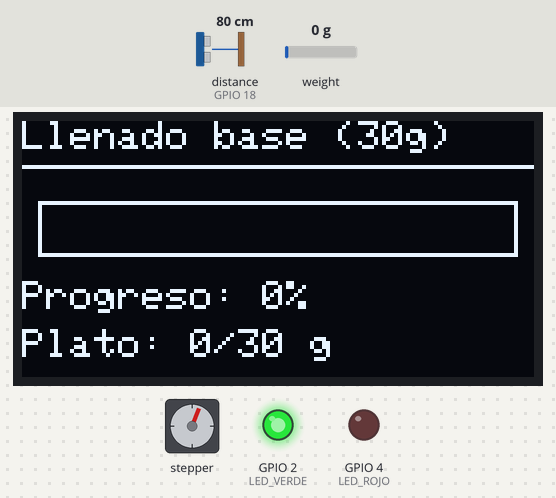
The sketch below on a simulated ESP32. Shown: 128×64 one-colour display, stepper motor, output pins drawn as LEDs (lit = HIGH). Wiring (inferred from the names in the program): ultrasonic range finder: trigger GPIO 5; echo GPIO 18. Inputs (shaded band) come from the test bench; at power-on: weight on the scale 0 g, distance to the obstacle (sensor on GPIO 18) 80 cm. The echo pulse lasts 58.3 µs per cm; stepper angles assume 2048 steps per turn; pins used as bus, display or sensor lines are not drawn; what the sketch prints to the serial monitor is not drawn.

Above: at 4.9 s.
5.0 s: weight on the scale set to 28 g
At 6.02 s:
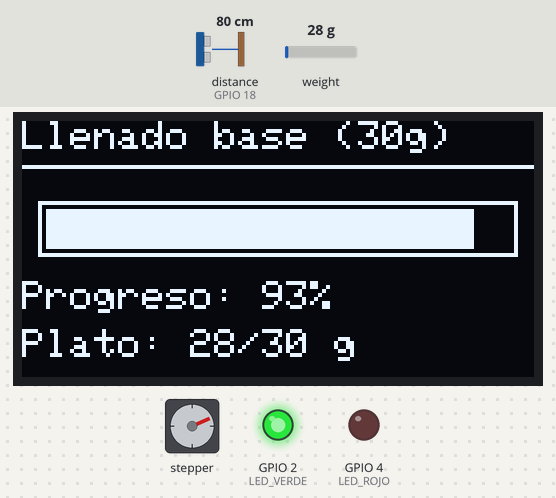
7.6 s: weight on the scale set to 31 g
At 10.2 s:
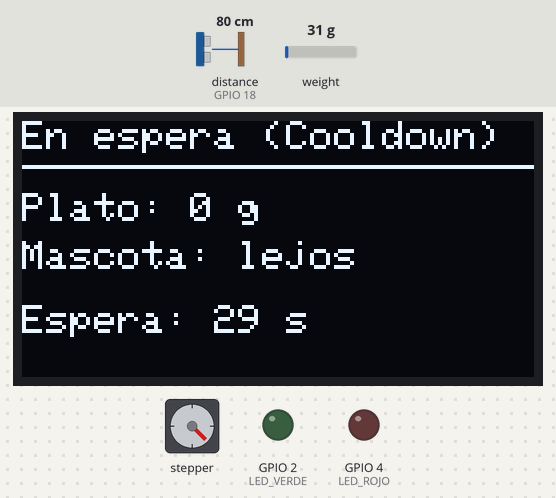
10.8 s: distance to the obstacle (sensor on GPIO 18) set to 23 cm
12.5 s: distance to the obstacle (sensor on GPIO 18) set to 19 cm
At 14.9 s:
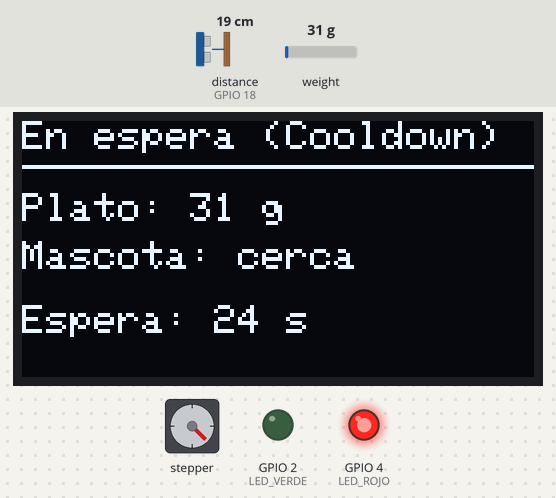
15.7 s: distance to the obstacle (sensor on GPIO 18) set to 35 cm
At 17.2 s:
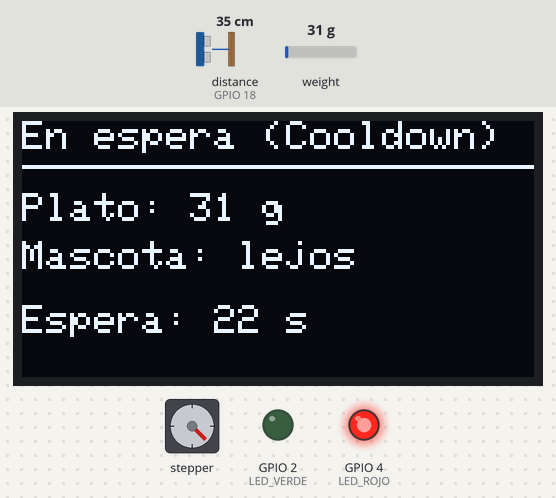
18.9 s: weight on the scale set to 100 g
At 38.5 s:
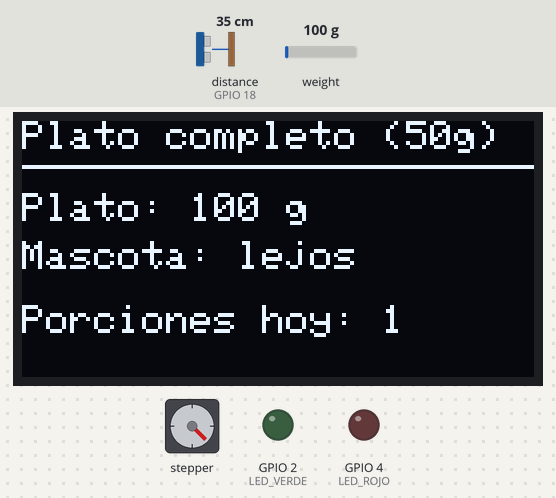
Timing chart, 0 to 39.5 s (numbered marks = the images above; inputs shaded):
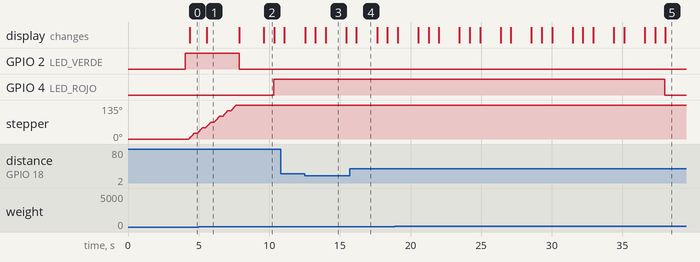

The sketch:

dispenser.ino
```cpp
/*
  DISPENSER DE COMIDA PARA MASCOTAS - ESP32 (Lógica 2 Fases: Base 30g + Extra hasta 50g)
  ======================================================================================

  Qué hace:
  - FASE 1 (Base mínima de 30 g):
    * Al encender (tras 3 s) o cuando el plato baja de 30 g, rellena automáticamente
      hasta alcanzar los 30 g.
    * Protección anti-susto: si el gato está comiendo (frente al sensor) o no pasaron
      30 s desde la última actividad, NO rellena hasta que el gato se retire.
  - FASE 2 (Ración extra por presencia hasta 50 g):
    * Si el plato ya tiene entre 30 g y 49 g y la mascota se acerca (< 20 cm por 1 s),
      el motor da hasta 3 vueltas para agregar comida y corta al instante si llega a 50 g.
  - Barra de progreso corregida:
    * Calcula el porcentaje real hacia la meta actual (30 g en Fase 1 o 50 g en Fase 2)
      esperando lecturas válidas del HX711 para que nunca quede trabada en 0%.
*/

#include <Wire.h>
#include <Adafruit_GFX.h>
#include <Adafruit_SSD1306.h>
#include "HX711.h"
#include <Stepper.h>

// ================== CONFIGURACIÓN ==================

const float PESO_BASE_G       = 30.0;  // Fase 1: mínimo que siempre debe tener el plato
const float PESO_MAXIMO_G     = 50.0;  // Fase 2: tope máximo al servir por presencia
const float DISTANCIA_MAX_CM  = 20.0;  // Distancia de detección de la mascota
const unsigned long ESPERA_ENTRE_PORCIONES_MS = 30000; // 30 segundos de espera/cooldown
const unsigned long TIEMPO_PRESENCIA_MS       = 1000;  // 1 segundo frente al sensor

// Factor de calibración real obtenido en Etapa 2
float FACTOR_CALIBRACION = 441.72;

// Detección de tolva vacía
const float AUMENTO_MINIMO_G   = 3.0;   // Mínimo que debe subir el plato para considerar que cayó comida
const int   FALLOS_PARA_ALERTA = 3;     // Intentos seguidos sin que caiga comida
const unsigned long REINTENTO_ALERTA_MS = 5UL * 60UL * 1000UL; // 5 minutos

// Motor 28BYJ-48
const int PASOS_POR_VUELTA    = 2048;  // Pasos reales por vuelta (no cambiar)
const int VUELTAS_POR_PORCION = 3;     // Tope de seguridad: 3 vueltas por ciclo
const int VELOCIDAD_RPM       = 10;    // Velocidad segura (entre 5 y 15 RPM)
const int PASOS_POR_TRAMO     = 128;   // Cada 128 pasos lee balanza y actualiza pantalla

// ============================ PINES ============================

const int OLED_SDA  = 21;
const int OLED_SCL  = 22;
const int TRIG      = 5;
const int ECHO      = 18;
const int HX_DT     = 19;
const int HX_SCK    = 23;
const int IN1       = 13;
const int IN2       = 12;
const int IN3       = 14;
const int IN4       = 27;
const int LED_VERDE = 2;
const int LED_ROJO  = 4;

// ============================ OBJETOS ============================

Adafruit_SSD1306 pantalla(128, 64, &Wire, -1);
Stepper motor(PASOS_POR_VUELTA, IN1, IN3, IN2, IN4);
HX711 balanza;

// ============================ ESTADO ============================

enum Estado { LISTO, ESPERANDO, TOLVA_VACIA, ERROR_BALANZA };
Estado estado = LISTO;

unsigned long ultimaActividad = 0;     // Última descarga o última vez que estuvo el gato
unsigned long inicioPresencia = 0;     // Cuándo se acercó la mascota
unsigned long inicioAlerta    = 0;
int   fallosSeguidos          = 0;
float pesoAntesDeServir       = 0;
bool  hayPantalla             = false;
bool  primerArranque          = true;
unsigned long porcionesServidas = 0;

// ============================ SENSORES ============================

float medirDistancia() {
  digitalWrite(TRIG, LOW);
  delayMicroseconds(2);
  digitalWrite(TRIG, HIGH);
  delayMicroseconds(10);
  digitalWrite(TRIG, LOW);

  long duracion = pulseIn(ECHO, HIGH, 30000);
  if (duracion == 0) return -1;
  return duracion * 0.0343 / 2.0;
}

// Lee el peso promediando 'muestras' lecturas válidas del HX711
float medirPeso(int muestras = 5) {
  if (!balanza.wait_ready_timeout(300)) return NAN;
  float p = balanza.get_units(muestras);
  if (p < 0 && p > -5) p = 0;
  return p;
}

// ============================ MOTOR ============================

void apagarMotor() {
  digitalWrite(IN1, LOW); digitalWrite(IN2, LOW);
  digitalWrite(IN3, LOW); digitalWrite(IN4, LOW);
}

// ============================ PANTALLA ============================

void dibujarTitulo(const char *titulo) {
  pantalla.clearDisplay();
  pantalla.setTextColor(SSD1306_WHITE);
  pantalla.setTextSize(1);
  pantalla.setCursor(0, 0);
  pantalla.print(titulo);
  pantalla.drawLine(0, 11, 127, 11, SSD1306_WHITE);
}

void mostrarBarra(int porcentaje, float pesoVivo, float metaG, const char *modo) {
  if (!hayPantalla) return;
  dibujarTitulo(modo);

  pantalla.drawRect(4, 20, 120, 14, SSD1306_WHITE);
  int ancho = map(constrain(porcentaje, 0, 100), 0, 100, 0, 116);
  pantalla.fillRect(6, 22, ancho, 10, SSD1306_WHITE);

  pantalla.setCursor(0, 40);
  pantalla.print("Progreso: ");
  pantalla.print(porcentaje);
  pantalla.print("%");

  pantalla.setCursor(0, 52);
  pantalla.print("Plato: ");
  pantalla.print(pesoVivo, 0);
  pantalla.print("/");
  pantalla.print(metaG, 0);
  pantalla.print(" g");

  pantalla.display();
}

void mostrarReposo(float peso, float distancia) {
  if (!hayPantalla) return;

  switch (estado) {
    case LISTO:
      if (!isnan(peso) && peso >= PESO_MAXIMO_G) dibujarTitulo("Plato completo (50g)");
      else dibujarTitulo("Listo para servir");
      break;
    case ESPERANDO:     dibujarTitulo("En espera (Cooldown)"); break;
    case TOLVA_VACIA:   dibujarTitulo("! SIN COMIDA !"); break;
    case ERROR_BALANZA: dibujarTitulo("! ERROR BALANZA !"); break;
  }

  pantalla.setCursor(0, 18);
  pantalla.print("Plato: ");
  if (isnan(peso)) pantalla.print("--");
  else { pantalla.print(peso, 0); pantalla.print(" g"); }

  pantalla.setCursor(0, 30);
  pantalla.print("Mascota: ");
  if (distancia > 0 && distancia <= DISTANCIA_MAX_CM) pantalla.print("cerca");
  else pantalla.print("lejos");

  pantalla.setCursor(0, 46);
  if (estado == ESPERANDO) {
    unsigned long pasado = millis() - ultimaActividad;
    unsigned long falta = pasado < ESPERA_ENTRE_PORCIONES_MS
                          ? (ESPERA_ENTRE_PORCIONES_MS - pasado) / 1000 + 1 : 0;
    pantalla.print("Espera: ");
    pantalla.print(falta);
    pantalla.print(" s");
  } else if (estado == TOLVA_VACIA) {
    pantalla.print("Recargar la tolva");
  } else if (estado == ERROR_BALANZA) {
    pantalla.print("Revisar DT y SCK");
  } else {
    pantalla.print("Porciones hoy: ");
    pantalla.print(porcionesServidas);
  }
  pantalla.display();
}

// ============================ SERVIR ============================

void servirHastaMeta(float pesoActual, float metaG, const char *tituloModo) {
  Serial.print(">> ");
  Serial.print(tituloModo);
  Serial.print(" hasta ");
  Serial.print(metaG, 0);
  Serial.println(" g");

  pesoAntesDeServir = pesoActual < 0 ? 0 : pesoActual;
  float pesoEnVivo = pesoAntesDeServir;

  digitalWrite(LED_ROJO, LOW);
  digitalWrite(LED_VERDE, HIGH);

  int totalPasos = PASOS_POR_VUELTA * VUELTAS_POR_PORCION;
  int pasosHechos = 0;

  // Si es Fase 1 (base 30g), damos más margen de vueltas por si el plato estaba en 0g
  if (metaG == PESO_BASE_G) {
    totalPasos = PASOS_POR_VUELTA * 15;
  }

  while (pasosHechos < totalPasos) {
    // Leemos 2 muestras esperando que el HX711 esté listo (evita que quede en 0%)
    float lectura = medirPeso(2);
    if (!isnan(lectura)) {
      pesoEnVivo = lectura < 0 ? 0 : lectura;
    }

    int porc = 0;
    if (metaG > 0) {
      porc = constrain((int)((pesoEnVivo / metaG) * 100.0), 0, 100);
    }
    mostrarBarra(porc, pesoEnVivo, metaG, tituloModo);

    // Corta al instante cuando alcanza la meta (30g en Fase 1 o 50g en Fase 2)
    if (pesoEnVivo >= metaG) {
      Serial.print("   Meta alcanzada (");
      Serial.print(pesoEnVivo, 0);
      Serial.println(" g), deteniendo motor...");
      break;
    }

    int tramo = min(PASOS_POR_TRAMO, totalPasos - pasosHechos);
    motor.step(tramo);
    pasosHechos += tramo;
  }
  apagarMotor();

  digitalWrite(LED_VERDE, LOW);
  porcionesServidas++;
  ultimaActividad = millis();
  estado = ESPERANDO;

  // Esperar que caigan los últimos granos antes de verificar aumento
  delay(1200);
  float pesoDespues = medirPeso(5);
  if (!isnan(pesoDespues)) {
    float aumento = pesoDespues - pesoAntesDeServir;
    Serial.print("   El plato subio ");
    Serial.print(aumento, 0);
    Serial.println(" g");

    if (aumento < AUMENTO_MINIMO_G && pesoDespues < metaG) {
      fallosSeguidos++;
      Serial.print("   No cayo comida (");
      Serial.print(fallosSeguidos);
      Serial.print("/");
      Serial.print(FALLOS_PARA_ALERTA);
      Serial.println(")");
      if (fallosSeguidos >= FALLOS_PARA_ALERTA) {
        estado = TOLVA_VACIA;
        inicioAlerta = millis();
        Serial.println("!! Tolva vacia: se deja de servir");
      }
    } else {
      fallosSeguidos = 0;
    }
  }
}

// ============================ CALIBRACIÓN ============================

void calibrar() {
  Serial.println("\n=== CALIBRACION ===");
  Serial.println("1. Saca todo del plato y manda cualquier tecla.");
  while (!Serial.available()) delay(10);
  while (Serial.available()) Serial.read();
  balanza.tare();
  Serial.println("2. Pone un objeto de peso conocido (ej: 500 g), escribi su peso y Enter.");
  while (!Serial.available()) delay(10);
  float conocido = Serial.parseFloat();
  while (Serial.available()) Serial.read();
  if (conocido <= 0) { Serial.println("Peso invalido."); return; }
  float lectura = balanza.get_value(10);
  FACTOR_CALIBRACION = lectura / conocido;
  balanza.set_scale(FACTOR_CALIBRACION);
  Serial.print("Nuevo FACTOR_CALIBRACION = ");
  Serial.println(FACTOR_CALIBRACION, 4);
}

void leerComandos() {
  if (!Serial.available()) return;
  char c = Serial.read();
  if (c == 't' || c == 'T') {
    balanza.tare();
    Serial.println("Balanza puesta en cero");
  } else if (c == 'c' || c == 'C') {
    calibrar();
  }
}

// ============================ SETUP ============================

void setup() {
  Serial.begin(115200);
  Serial.println("\n=== DISPENSER SMART (BASE 30g + MAX 50g) ===");

  pinMode(TRIG, OUTPUT);
  pinMode(ECHO, INPUT);
  pinMode(LED_VERDE, OUTPUT);
  pinMode(LED_ROJO, OUTPUT);
  pinMode(IN1, OUTPUT); pinMode(IN2, OUTPUT);
  pinMode(IN3, OUTPUT); pinMode(IN4, OUTPUT);
  apagarMotor();
  motor.setSpeed(VELOCIDAD_RPM);

  Wire.begin(OLED_SDA, OLED_SCL);
  hayPantalla = pantalla.begin(SSD1306_SWITCHCAPVCC, 0x3C);
  if (hayPantalla) {
    dibujarTitulo("Dispenser Smart");
    pantalla.setCursor(0, 24);
    pantalla.print("Calibrando cero...");
    pantalla.display();
  }

  balanza.begin(HX_DT, HX_SCK);
  if (balanza.wait_ready_timeout(2000)) {
    balanza.set_scale(FACTOR_CALIBRACION);
    balanza.tare();
    Serial.println("[OK] Balanza en cero");
  } else {
    Serial.println("[ERROR] La balanza no responde");
    estado = ERROR_BALANZA;
  }

  // Pequeña pausa de cortesía al encender antes del llenado base de 30g
  delay(2500);
}

// ============================ LOOP ============================

void loop() {
  leerComandos();

  float peso = medirPeso(5);
  float distancia = medirDistancia();
  bool mascotaCerca = (distancia > 0 && distancia <= DISTANCIA_MAX_CM);

  // Si la mascota está comiendo/cerca, actualizamos el reloj de presencia
  if (mascotaCerca) {
    if (inicioPresencia == 0) inicioPresencia = millis();
  } else {
    inicioPresencia = 0;
  }
  bool presenciaConfirmada = (inicioPresencia != 0 &&
                             (millis() - inicioPresencia >= TIEMPO_PRESENCIA_MS));

  // --- Gestión de estados ---
  if (isnan(peso)) {
    estado = ERROR_BALANZA;
  } else if (estado == ERROR_BALANZA) {
    estado = LISTO;
  }

  if (estado == ESPERANDO && (millis() - ultimaActividad >= ESPERA_ENTRE_PORCIONES_MS)) {
    estado = LISTO;
  }

  if (estado == TOLVA_VACIA) {
    bool pasoTiempo = (millis() - inicioAlerta >= REINTENTO_ALERTA_MS);
    bool subioPeso  = (!isnan(peso) && peso >= pesoAntesDeServir + AUMENTO_MINIMO_G);
    if (pasoTiempo || subioPeso) {
      fallosSeguidos = 0;
      estado = LISTO;
    }
  }

  // --- Control de LEDs ---
  if (estado == TOLVA_VACIA || estado == ERROR_BALANZA) {
    digitalWrite(LED_ROJO, (millis() / 300) % 2);
  } else {
    digitalWrite(LED_ROJO, estado == ESPERANDO ? HIGH : LOW);
  }

  // --- Lógica de dosificación en 2 Fases ---
  if (estado == LISTO && !isnan(peso)) {

    // FASE 1: Relleno base hasta 30 g
    // - Si es el primer arranque, llena directo a 30 g.
    // - Si ya está funcionando, solo rellena cuando el gato NO está cerca (ya se fue)
    //   y ya pasó el tiempo de espera (estado == LISTO).
    if (peso < PESO_BASE_G && (primerArranque || !mascotaCerca)) {
      primerArranque = false;
      servirHastaMeta(peso, PESO_BASE_G, "Llenado base (30g)");
    }

    // FASE 2: Ración extra por presencia hasta máximo 50 g
    // - Si el plato tiene entre 30 g y 49 g y la mascota se acerca 1 segundo,
    //   da hasta 3 vueltas y corta al instante si llega a 50 g.
    else if (peso >= PESO_BASE_G && peso < PESO_MAXIMO_G && presenciaConfirmada) {
      primerArranque = false;
      servirHastaMeta(peso, PESO_MAXIMO_G, "Racion extra (50g)");
      inicioPresencia = 0;
    }
  }

  // --- Monitor Serie ---
  Serial.print("Peso: ");
  if (isnan(peso)) Serial.print("--"); else { Serial.print(peso, 0); Serial.print(" g"); }
  Serial.print(" | Dist: ");
  if (distancia < 0) Serial.print("--"); else { Serial.print(distancia, 1); Serial.print(" cm"); }
  Serial.print(" | Estado: ");
  const char *nombres[] = { "LISTO", "ESPERANDO", "TOLVA VACIA", "ERROR BALANZA" };
  Serial.println(nombres[estado]);

  mostrarReposo(peso, distancia);
  delay(200);
}
```

Measured:
- the behaviour switches between 29 and 30 g on weight on the scale (found by bisection; images 1 and 2)
- the behaviour switches between 21 and 20 cm on distance to the obstacle (sensor on GPIO 18) (found by bisection; images 2 and 3)
- after the input at 5.0 s, the display: changes after 0.58 s (image 1)
- after the input at 7.6 s, GPIO 2 (LED_VERDE): HIGH → LOW after 0.29 s; GPIO 4 (LED_ROJO): LOW → HIGH after 2.7 s; stepper: goes on until 7.7 s, then stays 135°; the display: first changes after 0.29 s (image 2 shows a later state)
- after the input at 12.5 s, the display: first changes at once (image 3 shows a later state)
- after the input at 15.7 s, the display: changes after 0.47 s (image 4)
- what the display in image 2 shows lasts 0.7 s, from 9.6 s to 10.3 s
